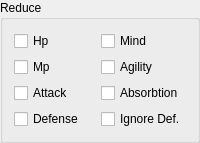
        <widget class="QGroupBox" name="groupSkillReduce">
         <property name="title">
          <string>Reduce</string>
         </property>
         <layout class="QGridLayout" name="gridLayout_63">
          <item row="0" column="0">
           <widget class="QCheckBox" name="checkSkillReduceHp">
            <property name="text">
             <string>Hp</string>
            </property>
           </widget>
          </item>
          <item row="0" column="1">
           <widget class="QCheckBox" name="checkSkillReduceMind">
            <property name="text">
             <string>Mind</string>
            </property>
           </widget>
          </item>
          <item row="1" column="0">
           <widget class="QCheckBox" name="checkSkillReduceMp">
            <property name="text">
             <string>Mp</string>
            </property>
           </widget>
          </item>
          <item row="1" column="1">
           <widget class="QCheckBox" name="checkSkillReduceAgility">
            <property name="text">
             <string>Agility</string>
            </property>
           </widget>
          </item>
          <item row="2" column="0">
           <widget class="QCheckBox" name="checkSkillReduceAttack">
            <property name="text">
             <string>Attack</string>
            </property>
           </widget>
          </item>
          <item row="2" column="1">
           <widget class="QCheckBox" name="checkSkillAbsorbs">
            <property name="text">
             <string>Absorbtion</string>
            </property>
           </widget>
          </item>
          <item row="3" column="0">
           <widget class="QCheckBox" name="checkSkillReduceDefense">
            <property name="text">
             <string>Defense</string>
            </property>
           </widget>
          </item>
          <item row="3" column="1">
           <widget class="QCheckBox" name="checkSkillIgnoreDefense">
            <property name="text">
             <string>Ignore Def.</string>
            </property>
           </widget>
          </item>
         </layout>
        </widget>
